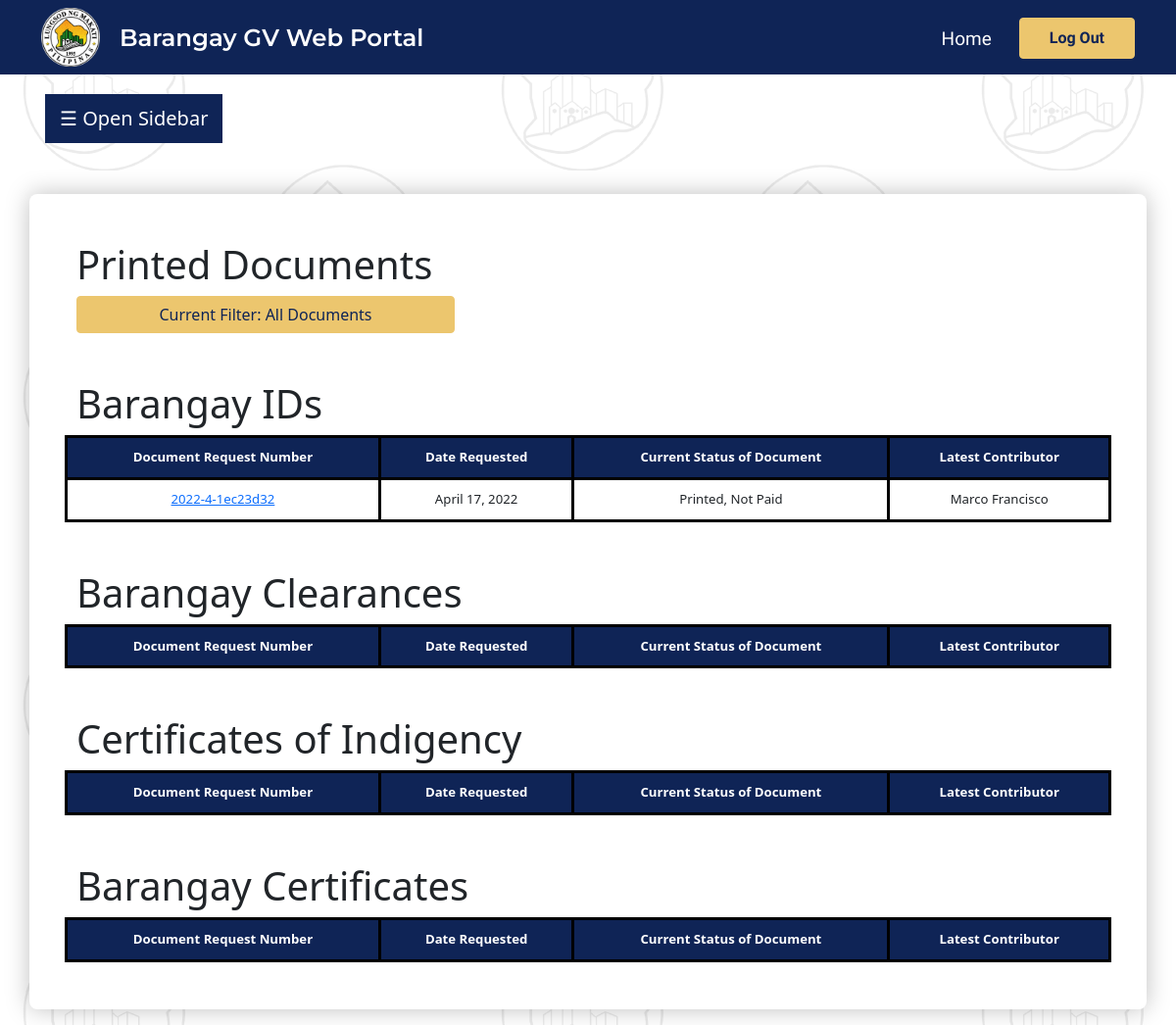
Page /printed_documents/ (signed in) on the committed database.
### web_portal/models.py (models this page shows)
class barangay_id(models.Model):
    document_id = models.CharField(max_length = 100, default="null")
    document_type = models.CharField(max_length = 100, default="null")
    last_name = models.CharField(max_length = 100, default="null")
    first_name = models.CharField(max_length = 100, default="null")
    middle_name = models.CharField(max_length = 100, default="null")
    age = models.IntegerField(default = 0)
    birthday = models.DateField(default="2022-01-01")
    sex = models.CharField(
        max_length = 100,
        choices =  [('Male', 'Male'), ('Female', 'Female'), ('Prefer not to say', 'Prefer not to say')],
        default="null"
    )
    nationality = models.CharField(max_length = 100, default="null")
    civil_status = models.CharField(max_length = 100, default="null")
    email = models.CharField(max_length = 100, default="null")
    contact_num = models.CharField(max_length = 100, default="null")
    street = models.CharField(max_length = 100, default="null")
    city = models.CharField(max_length = 100, default="null")
    barangay = models.CharField(max_length = 100, default="null")
    province = models.CharField(max_length = 100, default="null")
    zip_code = models.CharField(max_length = 100, default="null")
    emergency_name = models.CharField(max_length = 100, default="null")
    emergency_contact_num = models.IntegerField(default = 0)
    emergency_address = models.CharField(max_length = 100, default="null")
    personal_photo = models.FileField(default="null", upload_to='barangay_id')
    government_id_or_letter = models.FileField(null = True, upload_to='barangay_id')
    voters_id = models.FileField(default="null", upload_to='barangay_id')
    date_submitted = models.DateField(default="2022-01-01")
    status = models.CharField(
        max_length = 100,
        choices =  [('Submitted for Review', 'Submitted for Review'), ('Review Completed', 'Review Completed'), ('Pre-filled Template Verified', 'Pre-filled Template Verified'), ('Printed, Not Paid', 'Printed, Not Paid'), ('Printed, Paid', 'Printed, Paid'), ('Printed, Out for Delivery/Ready for Pickup', 'Printed, Out for Delivery/Ready for Pickup'), ('Delivered/Picked-up', 'Delivered/Picked-up'), ('Rejected', 'Rejected')],
        default = "null"
    )
    latest_contributor = models.CharField(max_length=100, default="PLACEHOLDER")
    type = models.CharField(
        max_length = 100,
        choices =  [('Constituent', 'Constituent'), ('Transient', 'Transient')],
        default="null"
    )
    landlord_name = models.CharField(max_length = 100, null=True, default="null")
    landlord_contact_number = models.CharField(max_length = 100, null=True, default="null")
    landlord_address = models.CharField(max_length = 100, null=True, default="null")
    additional_details = models.CharField(max_length=100, default="null")
    objects = models.Manager()

### web_portal/views.py (the view)
# urls.py: path("printed_documents/", views.admin_printed_documents, name="admin_printed_documents"),
@staff_member_required
def admin_printed_documents (request):
    ids1 = barangay_id.objects.all().filter(status = "Printed, Not Paid")
    ids2 = barangay_id.objects.all().filter(status = "Printed, Paid")
    ids3 = barangay_id.objects.all().filter(status = "Printed, Out for Delivery/Ready for Pickup")
    ids = ids1 | ids2 | ids3
    cl1 = barangay_clearance.objects.all().filter(status = "Printed, Not Paid")
    cl2 = barangay_clearance.objects.all().filter(status = "Printed, Paid")
    cl3 = barangay_clearance.objects.all().filter(status = "Printed, Out for Delivery/Ready for Pickup")
    clearances = cl1 | cl2 | cl3
    ci1 = certificate_of_indigency.objects.all().filter(status = "Printed, Not Paid")
    ci2 = certificate_of_indigency.objects.all().filter(status = "Printed, Paid")
    ci3 = certificate_of_indigency.objects.all().filter(status = "Printed, Out for Delivery/Ready for Pickup")
    cois = ci1 | ci2 | ci3
    ce1 = barangay_certificate.objects.all().filter(status = "Printed, Not Paid")
    ce2 = barangay_certificate.objects.all().filter(status = "Printed, Paid")
    ce3 = barangay_certificate.objects.all().filter(status = "Printed, Out for Delivery/Ready for Pickup")
    certificates = ce1 | ce2 | ce3
    context = {
        "ids": ids.order_by("date_submitted").reverse(),
        "clearances": clearances.order_by("date_submitted").reverse(),
        "certificates": certificates.order_by("date_submitted").reverse(),
        "cois": cois.order_by("date_submitted").reverse(),
    }
    return render(request, 'admin_printed_documents.html', context)

### web_portal/templates/admin_printed_documents.html (shortened to what this page needs)
{% extends "admin_base.html" %}
{% load static %}
{% block content %}
<!DOCTYPE html>
<html lang="en">
<head>
    <link rel="stylesheet" href="{% static 'styles.css' %}">
    <link href="https://cdn.jsdelivr.net/npm/bootstrap@5.1.3/dist/css/bootstrap.min.css" rel="stylesheet"
>
</head>
<body>
    <div>
        <div class="sideBar">
            <div class="container">
                <div class="row">
                    <div class="adminMainBlock p-5 mt-5" style="background-color: white;">
                        <div class="row">
                            <h1>Printed Documents</h1>
                            <div class="dropdown">
                                <button class="btn btn-secondary dropdownMain" type="button" id="dropdownMenuButton"
                                    data-toggle="dropdown" aria-haspopup="true" aria-expanded="false">
                                    Current Filter: All Documents
                                </button>
                            </div>
                        </div>
                        <div class="row mt-5" id="documentList1">
                            <h1>Barangay IDs</h1>
                            <table class="tdl">
                                <thead>
                                    <tr class="tdlr globalTableCell">
                                        <th class="tdlh">Document Request Number</th>
                                        <th class="tdlh">Date Requested</th>
                                        <th class="tdlh">Current Status of Document</th>
                                        <th class="tdlh">Latest Contributor</th>
                                    </tr>
                                </thead>
                                <tbody id="IDRows">
                                    {% for i in ids %}
                                    <tr class="globalTableCell">
                                        <td class="tdld"><a href="{% url 'admin_individual_barangay_id' pk=i.pk %}">{{ i.document_id }}</a>
                                        </td>
                                        <td class="tdld">{{ i.date_submitted }}</td>
                                        <td class="tdld">{{ i.status }}</td>
                                        <td class="tdld">{{ i.latest_contributor }}</td>
                                    </tr>
                                    {% endfor %}
                                </tbody>
                            </table>
                        </div>
                        <div class="row mt-5" id="documentList2">
                            <h1>Barangay Clearances</h1>
                            <table class="tdl">
                                <thead>
                                    <tr class="tdlr globalTableCell">
                                        <th class="tdlh">Document Request Number</th>
                                        <th class="tdlh">Date Requested</th>
                                        <th class="tdlh">Current Status of Document</th>
                                        <th class="tdlh">Latest Contributor</th>
                                    </tr>
                                </thead>
                            </table>
                        </div>
                        <div class="row mt-5" id="documentList3">
                            <h1>Certificates of Indigency</h1>
                            <table class="tdl">
                                <thead>
                                    <tr class="tdlr globalTableCell">
                                        <th class="tdlh">Document Request Number</th>
                                        <th class="tdlh">Date Requested</th>
                                        <th class="tdlh">Current Status of Document</th>
                                        <th class="tdlh">Latest Contributor</th>
                                    </tr>
                                </thead>
                            </table>
                        </div>
                        <div class="row mt-5" id="documentList4">
                            <h1>Barangay Certificates</h1>
                            <table class="tdl">
                                <thead>
                                    <tr class="tdlr globalTableCell">
                                        <th class="tdlh">Document Request Number</th>
                                        <th class="tdlh">Date Requested</th>
                                        <th class="tdlh">Current Status of Document</th>
                                        <th class="tdlh">Latest Contributor</th>
                                    </tr>
                                </thead>
                            </table>
                        </div>
                    </div>
                </div>
            </div>
        </div>
    </div>
</body>
</html>
</body>
</html>
{% endblock %}

### web_portal/static/styles.css (style rules this page uses)
* { text-decoration: none; }
.globalTableCell { font-size: calc(12px + 0.1vw); }
.main { background-image: url('/static/test3.png'); min-height: 100vh; height: 100%; }
.btn { margin: 0px; width: fit-content !important; height: fit-content !important; font-weight: 200; color: #0F2456 !important; padding-left: 30px !important; padding-right: 30px !important; margin: 0px; }
.btn-secondary { background: #ECC66E !important; border-color: #ECC66E !important; }
.adminMainBlock { box-shadow: 0px 0px 24px rgba(0, 0, 0, 0.25); height: 100%; border-radius: 8px; }
.dropdownMain { width: 386px !important; max-width: 100%; }
.tdl { border-collapse: collapse; text-align: center; max-width: 100%; }
.tdld, .tdlh { border: 3px solid black; padding: 10px; }
.tdlh { background-color: #0F2456; color: #ffffff; }

### web_portal/templates/admin_base.html (style rules this page uses)
body { font-family: "Lato", sans-serif; }

### rows in the picture
barangay_id: document_id "2022-4-1ec23d32", date_submitted "April 17, 2022", status "Printed, Not Paid", latest_contributor "Marco Francisco"
